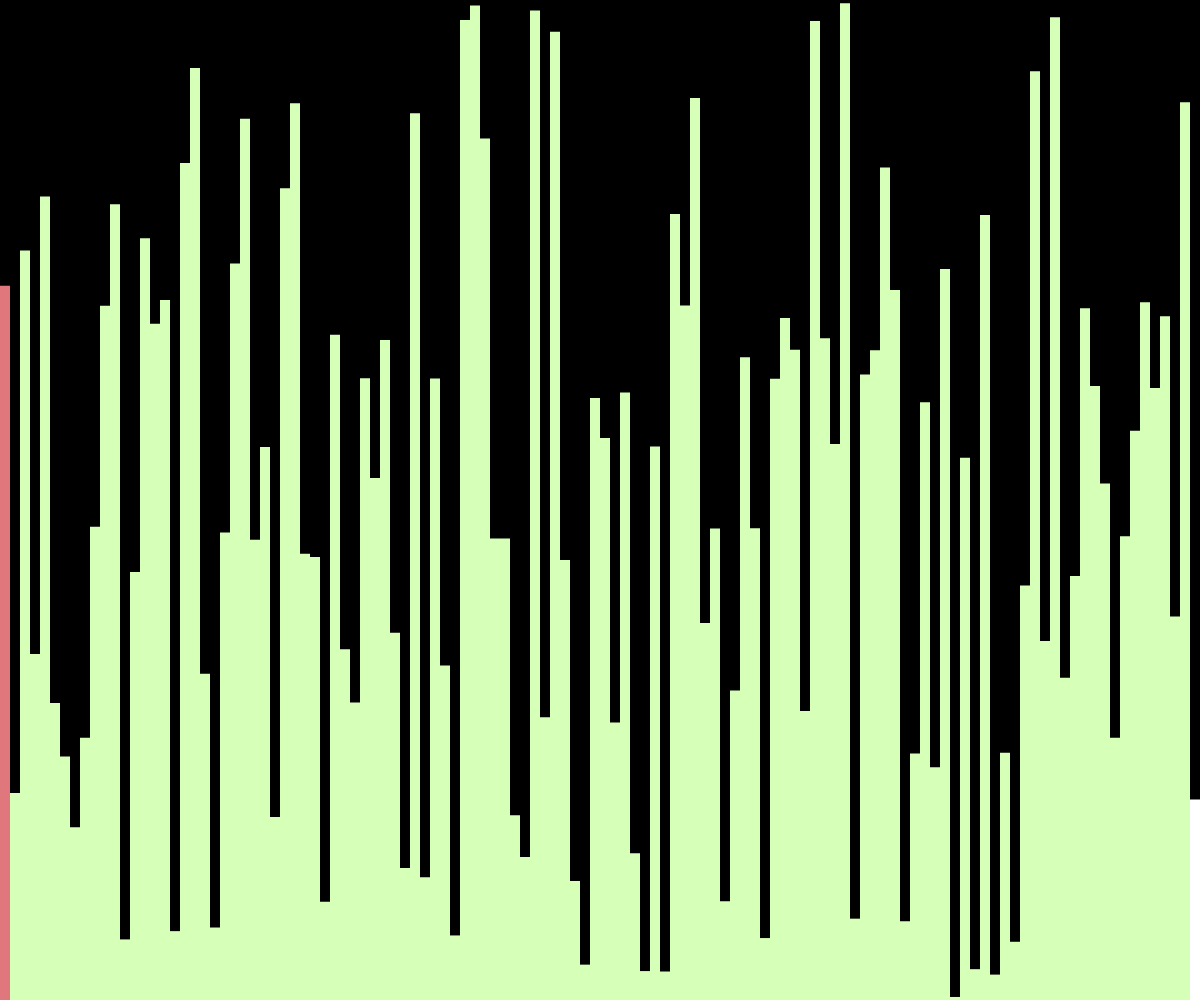
Frame 1 (no input)
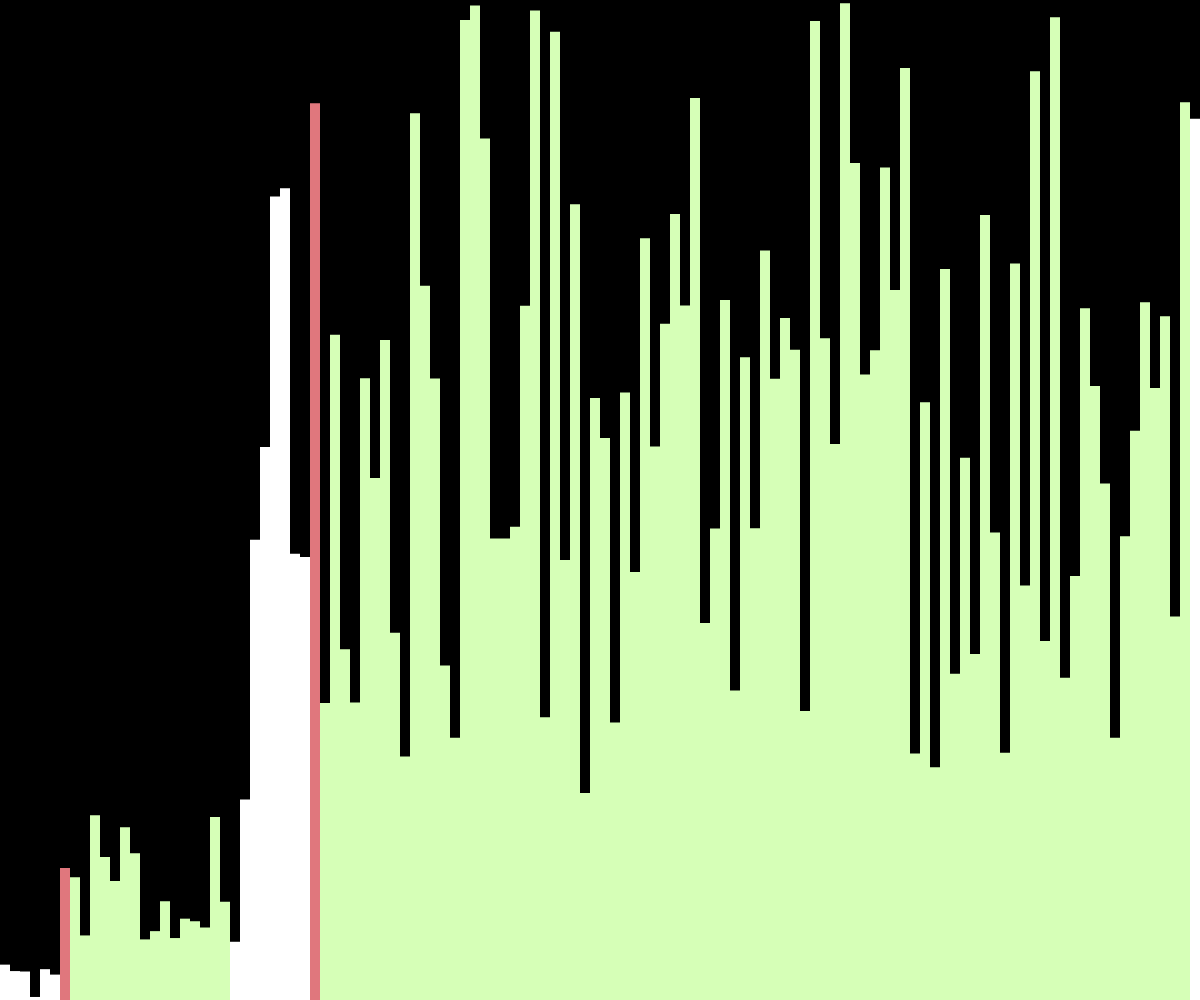
Frame 60 (no input)
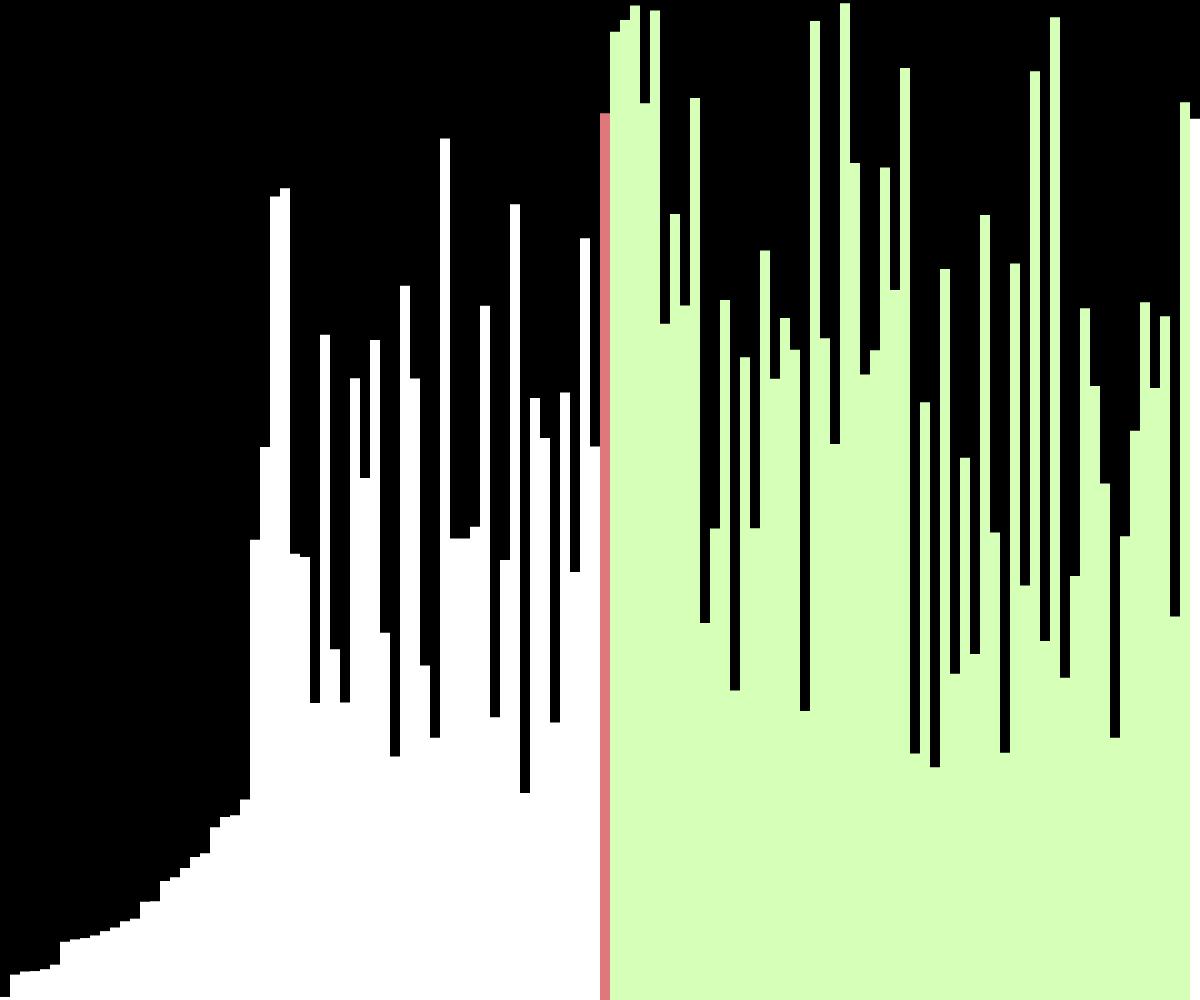
Frame 120 (the mouse pressed at the canvas centre since frame 60)

The p5.js sketch that drew these frames (run headless with seeded random() and noise() and a simulated clock; from frame 60 on, the mouse is pressed at the canvas centre):

// p5.js sketch
// ── sketch.js
let values = [];
let w = 10;

let states = [];

function setup() {
    createCanvas(windowWidth, windowHeight);
    values = new Array(floor(width / w));
    for (let i = 0; i < values.length; i++) {
        values[i] = random(height);
        states[i] = -1;
    }
    quickSort(values, 0, values.length - 1);
}

async function quickSort(arr, start, end) {
    if (start >= end) {
        return;
    }
    let index = await partition(arr, start, end);
    states[index] = -1;

    await Promise.all([
        quickSort(arr, start, index - 1),
        quickSort(arr, index + 1, end)
    ]);
}

async function partition(arr, start, end) {
    for (let i = start; i < end; i++) {
        states[i] = 1;
    }

    let pivotValue = arr[end];
    let pivotIndex = start;
    states[pivotIndex] = 0;
    for (let i = start; i < end; i++) {
        if (arr[i] < pivotValue) {
            await swap(arr, i, pivotIndex);
            states[pivotIndex] = -1;
            pivotIndex++;
            states[pivotIndex] = 0;
        }
    }
    await swap(arr, pivotIndex, end);

    for (let i = start; i < end; i++) {
        if (i != pivotIndex) {
            states[i] = -1;
        }
    }

    return pivotIndex;
}

function draw() {
    background(0);

    for (let i = 0; i < values.length; i++) {
        noStroke();
        if (states[i] == 0) {
            fill('#E0777D');
        } else if (states[i] == 1) {
            fill('#D6FFB7');
        } else {
            fill(255);
        }
        rect(i * w, height - values[i], w, values[i]);
    }
}

async function swap(arr, a, b) {
    await sleep(50);
    let temp = arr[a];
    arr[a] = arr[b];
    arr[b] = temp;
}

function sleep(ms) {
    return new Promise(resolve => setTimeout(resolve, ms));
}
